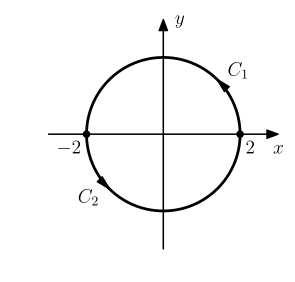

Generate this figure with Python:
import matplotlib.pyplot as plt
import numpy as np
import math

__author__ = 'ernesto'

plt.rcParams['text.usetex'] = True
plt.rcParams['text.latex.preview'] = True
plt.rcParams['text.latex.preamble'] = [r'\usepackage{amsmath}']


# auxiliar function for plot ticks of equal length in x and y axis despite its scales.
def convert_display_to_data_coordinates(transData, length=10):
    # create a transform which will take from display to data coordinates
    inv = transData.inverted()
    # transform from display coordinates to data coordinates in x axis
    data_coords = inv.transform([(0, 0), (length, 0)])
    # get the length of the segment in data units
    yticks_len = data_coords[1, 0] - data_coords[0, 0]
    # transform from display coordinates to data coordinates in y axis
    data_coords = inv.transform([(0, 0), (0, length)])
    # get the length of the segment in data units
    xticks_len = data_coords[1, 1] - data_coords[0, 1]
    return xticks_len, yticks_len


# parámetros
r = 1

# circulo |z|=1
N = 200
thetas = np.linspace(0, 2 * math.pi, N)
xc = r * np.cos(thetas)
yc = r * np.sin(thetas)

# valores maximos y minimos de los ejes
max_ax = 1.5
xmin = -max_ax
xmax = max_ax
ymin = -max_ax
ymax = max_ax


# axis parameters
xmin_ax = xmin
xmax_ax = xmax
ymin_ax = ymin
ymax_ax = ymax

# length of the ticks for all subplot (6 pixels)
display_length = 6  # in pixels
# x ticks labels margin
xtm = -0.25
ytm = -0.15
# font size
fontsize = 14

fig = plt.figure(0, figsize=(3, 3), frameon=False)
ax = fig.add_subplot(111)

plt.xlim(xmin_ax, xmax_ax)
plt.ylim(ymin_ax, ymax_ax)
plt.gca().set_aspect('equal', adjustable='box')

# horizontal and vertical ticks length
xtl, ytl = convert_display_to_data_coordinates(ax.transData, length=display_length)

# axis arrows
plt.annotate("", xytext=(xmin_ax, 0), xycoords='data', xy=(xmax_ax, 0), textcoords='data',
             arrowprops=dict(width=0.1, headwidth=6, headlength=8, facecolor='black', shrink=0.002))
plt.annotate("", xytext=(0, ymin_ax), xycoords='data', xy=(0, ymax_ax), textcoords='data',
             arrowprops=dict(width=0.1, headwidth=6, headlength=8, facecolor='black', shrink=0.002))

# circulo |z|=2
plt.plot(xc, yc, color='k', lw=2)
# puntos z = 1 y z = -1
ms = 9
plt.plot(1, 0, 'k.', ms=ms)
plt.plot(-1, 0, 'k.', ms=ms)

# flechas
theta = math.pi / 4
xa = r * math.cos(theta)
ya = r * math.sin(theta)
r2 = 0.01
plt.annotate("", xytext=(xa, ya), xycoords='data', xy=(xa-r2*math.sin(theta), ya+r2*math.cos(theta)), textcoords='data',
             arrowprops=dict(width=0.1, headwidth=5, headlength=10, facecolor='k', edgecolor='k', shrink=0.002),
             zorder=-1)
theta = 5 * math.pi / 4
xa = r * math.cos(theta)
ya = r * math.sin(theta)
plt.annotate("", xytext=(xa, ya), xycoords='data', xy=(xa-r2*math.sin(theta), ya+r2*math.cos(theta)), textcoords='data',
             arrowprops=dict(width=0.1, headwidth=5, headlength=10, facecolor='k', edgecolor='k', shrink=0.002),
             zorder=-1)

# etiquetas de los contornos
theta = math.pi / 4 * 0.9
r3 = 1.1
xl = r3 * math.cos(theta)
yl = r3 * math.sin(theta)
plt.text(xl, yl, r'$C_1$', fontsize=fontsize, ha='left', va='bottom')
plt.text(-xl, -yl, r'$C_2$', fontsize=fontsize, ha='right', va='top')

# etiquetas de los ejes
plt.text(xmax_ax, xtm, r'$x$', fontsize=fontsize, ha='center', va='baseline')
plt.text(-ytm, ymax_ax, '$y$', fontsize=fontsize, ha='left', va='center')


# circle labels
plt.text(r + 0.07, xtm, '$2$', fontsize=fontsize, ha='left', va='baseline')
plt.text(-1 - 0.07, xtm, '$-2$', fontsize=fontsize, ha='right', va='baseline')

plt.axis('off')

# save as pdf image
plt.savefig('exercise_46_01.pdf', bbox_inches='tight')

plt.show()
